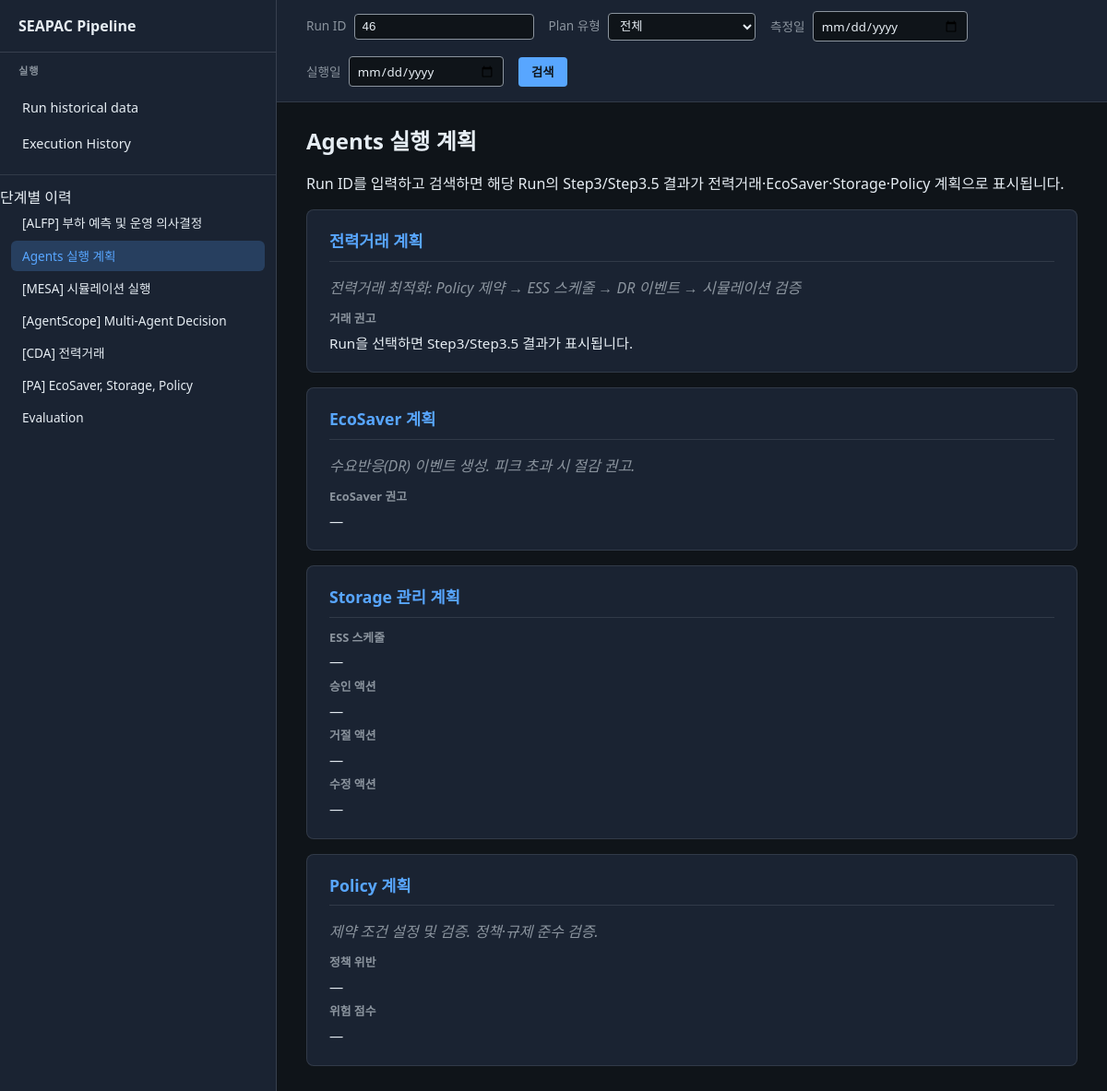
The page /agent-plans?run_id=46 on the database as committed earlier.
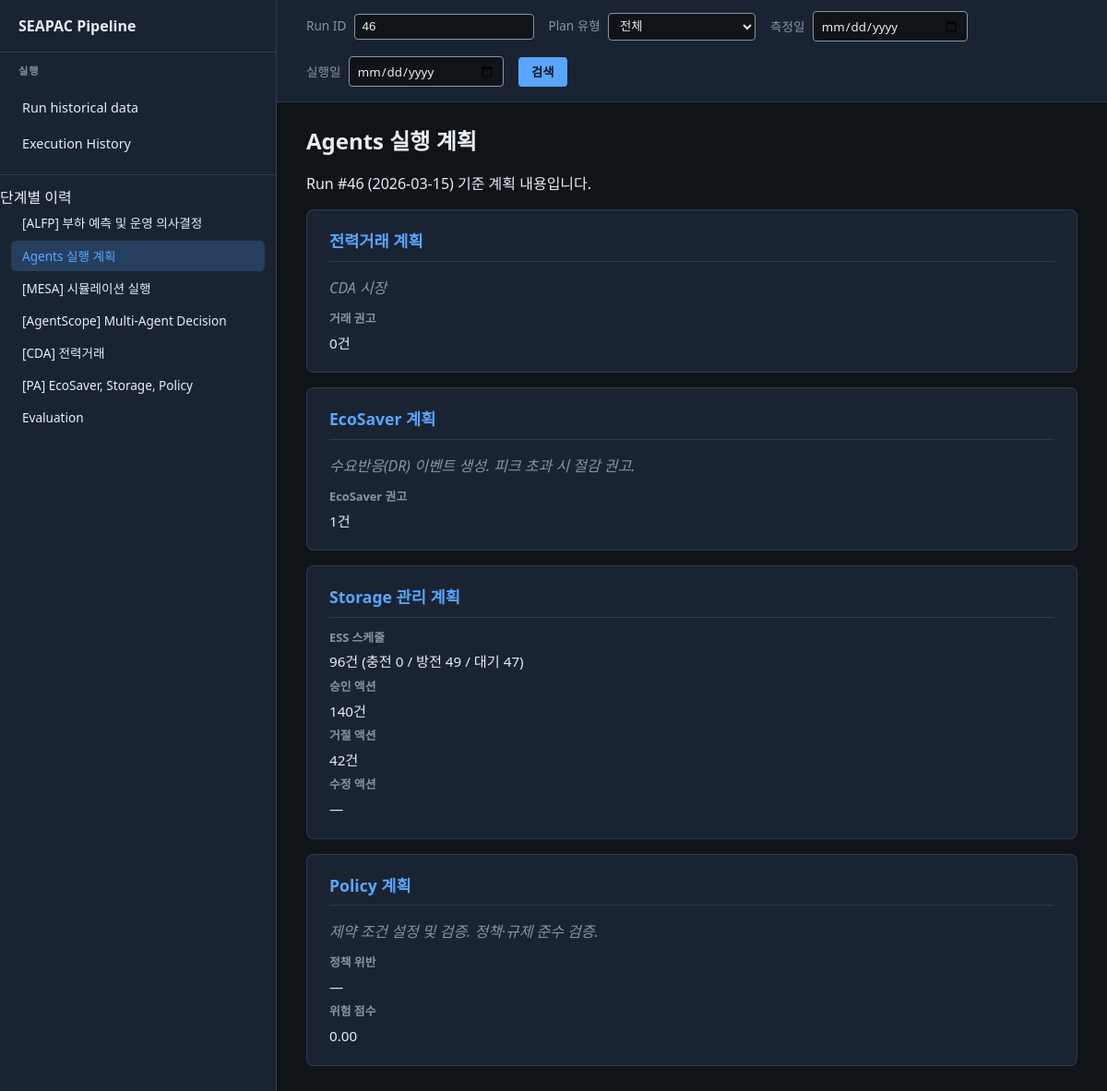
The same page on the database as committed later.
### tables this page shows
CREATE TABLE pipeline_run (
                id INTEGER PRIMARY KEY AUTOINCREMENT,
                created_at TEXT NOT NULL,
                finished_at TEXT,
                status TEXT NOT NULL DEFAULT 'running',
                total_elapsed_sec REAL,
                args_json TEXT,
                error_message TEXT
            , measure_date TEXT);

### pipeline_dashboard/app.py (the view)
@app.route("/agent-plans")
def agent_plans():
    init_db(_db_path())
    search_run_id = request.args.get("run_id", "").strip()
    search_plan_type = (request.args.get("plan_type") or "all").strip()
    search_measure_date = (request.args.get("measure_date") or "").strip()
    search_run_date = (request.args.get("run_date") or "").strip()
    runs = get_runs(
        limit=50,
        measure_date=search_measure_date or None,
        run_date=search_run_date or None,
        db_path=_db_path(),
    )
    run = None
    plan_sections = {
        "trading": {"title": "전력거래 계획", "content": None, "visible": search_plan_type in ("all", "trading")},
        "eco_saver": {"title": "EcoSaver 계획", "content": None, "visible": search_plan_type in ("all", "eco_saver")},
        "storage": {"title": "Storage 관리 계획", "content": None, "visible": search_plan_type in ("all", "storage")},
        "policy": {"title": "Policy 계획", "content": None, "visible": search_plan_type in ("all", "policy")},
    }
    if search_run_id:
        try:
            rid = int(search_run_id)
            run = get_run_with_stages(rid, db_path=_db_path())
        except (ValueError, TypeError):
            pass
    if run and run.get("stages"):
        stages = run["stages"]
        tab5 = [s for s in stages if "Step3.5 Parallel" in s.get("stage_name", "") or "Policy / EcoSaver / Storage" in s.get("stage_name", "")]
        step3 = [s for s in stages if "Step3  AgentScope" in s.get("stage_name", "")]
        pa_summary = (tab5[0].get("summary") or {}) if tab5 else {}
        step3_summary = (step3[0].get("summary") or {}) if step3 else {}
        plan_sections["trading"]["content"] = {
            "objective": step3_summary.get("결정 모드") or pa_summary.get("실행 방식") or "전력거래 최적화: Policy 제약 → ESS 스케줄 → DR 이벤트 → 시뮬레이션 검증",
            "거래 권고": step3_summary.get("거래 권고", "—"),
        }
        plan_sections["eco_saver"]["content"] = {
            "권고": pa_summary.get("EcoSaver 권고", "—"),
            "설명": "수요반응(DR) 이벤트 생성. 피크 초과 시 절감 권고.",
        }
        plan_sections["storage"]["content"] = {
            "ESS 스케줄": step3_summary.get("ESS 스케줄", pa_summary.get("ESS 스케줄", "—")),
            "승인": pa_summary.get("승인 액션", "—"),
            "거절": pa_summary.get("거절 액션", "—"),
            "수정": pa_summary.get("수정 액션", "—"),
        }
        plan_sections["policy"]["content"] = {
            "정책 위반": pa_summary.get("정책 위반", "—"),
            "위험 점수": pa_summary.get("위험 점수", "—"),
            "설명": "제약 조건 설정 및 검증. 정책·규제 준수 검증.",
        }
    else:
        plan_sections["trading"]["content"] = {"objective": "전력거래 최적화: Policy 제약 → ESS 스케줄 → DR 이벤트 → 시뮬레이션 검증", "거래 권고": "Run을 선택하면 Step3/Step3.5 결과가 표시됩니다."}
        plan_sections["eco_saver"]["content"] = {"권고": "—", "설명": "수요반응(DR) 이벤트 생성. 피크 초과 시 절감 권고."}
        plan_sections["storage"]["content"] = {"ESS 스케줄": "—", "승인": "—", "거절": "—", "수정": "—"}
        plan_sections["policy"]["content"] = {"정책 위반": "—", "위험 점수": "—", "설명": "제약 조건 설정 및 검증. 정책·규제 준수 검증."}
    prosumer_set = {r.get("args", {}).get("prosumer") for r in runs if (r.get("args") or {}).get("prosumer")}
    prosumer_set.add("bus_48_Commercial")
    prosumer_options = sorted(prosumer_set)
    return render_template(
        "agent_plans.html",
        runs=runs,
        run=run,
        current_path=request.path,
        search_run_id=search_run_id,
        search_plan_type=search_plan_type,
        search_measure_date=search_measure_date,
        search_run_date=search_run_date,
        plan_sections=plan_sections,
        prosumer_options=prosumer_options,
    )

### pipeline_dashboard/app.py (called while the page is built)
@app.before_request
def _log_request():
    log.info("Request  %s  %s", request.method, request.path)

def _output_dir() -> str:
    return os.environ.get("PIPELINE_DB_DIR", "output")

def _db_path() -> Path:
    db_dir = _output_dir()
    return get_db_path(PROJECT_ROOT / db_dir)

### pipeline_dashboard/db.py (called while the page is built)
def get_db_path(db_dir: Path | str | None = None) -> Path:
    if db_dir is None:
        db_dir = _DEFAULT_DB_DIR
    return Path(db_dir) / _DB_FILENAME

def _connect(db_path: Path) -> sqlite3.Connection:
    db_path.parent.mkdir(parents=True, exist_ok=True)
    conn = sqlite3.connect(str(db_path))
    conn.row_factory = sqlite3.Row
    return conn

### pipeline_dashboard/templates/agent_plans.html (shortened to what this page needs)
{% extends "base.html" %}
{% block main_top %}
  <form class="search-bar" method="get" action="{{ url_for('agent_plans') }}" id="agent-plans-search">
    <span>
      <label for="search-run-id">Run ID</label>
      <input type="text" name="run_id" id="search-run-id" value="{{ search_run_id|e }}" placeholder="예: 1">
    </span>
    <span>
      <label for="search-plan-type">Plan 유형</label>
      <select name="plan_type" id="search-plan-type">
        <option value="all" {% if search_plan_type == 'all' %}selected{% endif %}>전체</option>
      </select>
    </span>
    <span>
      <label for="search-measure-date">측정일</label>
      <input type="date" id="search-measure-date" name="measure_date" value="{{ search_measure_date|e }}">
    </span>
    <span>
      <label for="search-run-date">실행일</label>
      <input type="date" id="search-run-date" name="run_date" value="{{ search_run_date|e }}">
    </span>
    <button type="submit">검색</button>
  </form>
{% endblock %}
{% block content %}
  <h1 class="plan-page-title">Agents 실행 계획</h1>
  {% if run %}
  <p class="muted" style="margin-bottom: 1rem;">Run #{{ run.id }} ({{ run.created_at[:10] if run.created_at else '—' }}) 기준 계획 내용입니다.</p>
  {% else %}
  <p class="muted" style="margin-bottom: 1rem;">Run ID를 입력하고 검색하면 해당 Run의 Step3/Step3.5 결과가 전력거래·EcoSaver·Storage·Policy 계획으로 표시됩니다.</p>
  {% endif %}
  {% set ps = plan_sections %}
  {% if ps.trading.visible %}
  <section class="plan-section" id="plan-trading">
    <h3>전력거래 계획</h3>
    {% if ps.trading.content %}
    <p class="objective">{{ ps.trading.content.objective }}</p>
    <dl>
      <dt>거래 권고</dt>
      <dd>{{ ps.trading.content.get('거래 권고', '—') }}</dd>
    </dl>
    {% endif %}
  </section>
  {% endif %}
  {% if ps.eco_saver.visible %}
  <section class="plan-section" id="plan-eco-saver">
    <h3>EcoSaver 계획</h3>
    {% if ps.eco_saver.content %}
    <p class="objective">{{ ps.eco_saver.content.get('설명', '') }}</p>
    <dl>
      <dt>EcoSaver 권고</dt>
      <dd>{{ ps.eco_saver.content.get('권고', '—') }}</dd>
    </dl>
    {% endif %}
  </section>
  {% endif %}
  {% if ps.storage.visible %}
  <section class="plan-section" id="plan-storage">
    <h3>Storage 관리 계획</h3>
    {% if ps.storage.content %}
    <dl>
      <dt>ESS 스케줄</dt>
      <dd>{{ ps.storage.content.get('ESS 스케줄', '—') }}</dd>
      <dt>승인 액션</dt>
      <dd>{{ ps.storage.content.get('승인', '—') }}</dd>
      <dt>거절 액션</dt>
      <dd>{{ ps.storage.content.get('거절', '—') }}</dd>
      <dt>수정 액션</dt>
      <dd>{{ ps.storage.content.get('수정', '—') }}</dd>
    </dl>
    {% endif %}
  </section>
  {% endif %}
  {% if ps.policy.visible %}
  <section class="plan-section" id="plan-policy">
    <h3>Policy 계획</h3>
    {% if ps.policy.content %}
    <p class="objective">{{ ps.policy.content.get('설명', '') }}</p>
    <dl>
      <dt>정책 위반</dt>
      <dd>{{ ps.policy.content.get('정책 위반', '—') }}</dd>
      <dt>위험 점수</dt>
      <dd>{{ ps.policy.content.get('위험 점수', '—') }}</dd>
    </dl>
    {% endif %}
  </section>
  {% endif %}
{% endblock %}

### pipeline_dashboard/templates/base.html (shortened to what this page needs)
<!DOCTYPE html>
<html lang="ko">
<head>
</head>
<body>
  <div class="layout">
    <nav class="lnb">
      <div class="lnb-title"><a href="/">SEAPAC Pipeline</a></div>
      <div class="lnb-group">
        <div class="lnb-group-title">실행</div>
        <div class="lnb-nav">
          <a href="/#new-run" id="lnb-new-run">Run historical data</a>
          <a href="/" id="lnb-history" class="{% if (current_path|default('')) == '/' %}active{% endif %}">Execution History</a>
        </div>
      </div>
      <div class="lnb-group">
        <div class="lnb-section">단계별 이력</div>
        <div class="lnb-nav">
          <a href="{% if run is defined and run %}{{ url_for('run_detail', run_id=run.id) }}?tab=1{% else %}/?tab=1{% endif %}" id="lnb-tab-1" class="lnb-tab {% if (current_tab|default('')) == '1' %}active{% endif %}">[ALFP] 부하 예측 및 운영 의사결정</a>
          <a href="{{ url_for('agent_plans') }}" id="lnb-agent-plans" class="lnb-tab {% if (current_path|default('')) == '/agent-plans' %}active{% endif %}">Agents 실행 계획</a>
          <a href="{% if run is defined and run %}{{ url_for('run_detail', run_id=run.id) }}?tab=2{% else %}/?tab=2{% endif %}" id="lnb-tab-2" class="lnb-tab {% if (current_tab|default('')) == '2' %}active{% endif %}">[MESA] 시뮬레이션 실행</a>
          <a href="{% if run is defined and run %}{{ url_for('run_detail', run_id=run.id) }}?tab=3{% else %}/?tab=3{% endif %}" id="lnb-tab-3" class="lnb-tab {% if (current_tab|default('')) == '3' %}active{% endif %}">[AgentScope] Multi-Agent Decision</a>
          <a href="{% if run is defined and run %}{{ url_for('run_detail', run_id=run.id) }}?tab=4{% else %}/?tab=4{% endif %}" id="lnb-tab-4" class="lnb-tab {% if (current_tab|default('')) == '4' %}active{% endif %}">[CDA] 전력거래</a>
          <a href="{% if run is defined and run %}{{ url_for('run_detail', run_id=run.id) }}?tab=5{% else %}/?tab=5{% endif %}" id="lnb-tab-5" class="lnb-tab {% if (current_tab|default('')) == '5' %}active{% endif %}">[PA] EcoSaver, Storage, Policy</a>
          <a href="{% if run is defined and run %}{{ url_for('run_detail', run_id=run.id) }}?tab=6{% else %}/?tab=6{% endif %}" id="lnb-tab-6" class="lnb-tab {% if (current_tab|default('')) == '6' %}active{% endif %}">Evaluation</a>
        </div>
      </div>
    </nav>
    <main class="main">
      <div class="main-top">{% block main_top %}{% endblock %}</div>
      <div class="main-body">{% block content %}{% endblock %}</div>
    </main>
  </div>
</body>
</html>

Rows that differ between the two databases and show on the page:
added pipeline_run: id "46", created_at "2026-03-15"
Other text that changed with them:
{{ ps.trading.content.objective }}: "전력거래 최적화: Policy 제약 → ESS 스케줄 → DR 이벤트 → 시뮬레이션 검증" → "CDA 시장"
{{ ps.trading.content.get('거래 권고', '—') }}: "Run을 선택하면 Step3/Step3.5 결과가 표시됩니다." → "0건"
{{ ps.eco_saver.content.get('권고', '—') }}: "—" → "1건"
{{ ps.storage.content.get('ESS 스케줄', '—') }}: "—" → "96건 (충전 0 / 방전 49 / 대기 47)"
{{ ps.storage.content.get('승인', '—') }}: "—" → "140건"
{{ ps.storage.content.get('거절', '—') }}: "—" → "42건"
{{ ps.policy.content.get('위험 점수', '—') }}: "—" → "0.00"
text no longer shown: "Run ID를 입력하고 검색하면 해당 Run의 Step3/Step3.5 결과가 전력거래·EcoSaver·Storage·Policy 계획으로 표시됩니다."
text now shown: "Run # ( ) 기준 계획 내용입니다."
